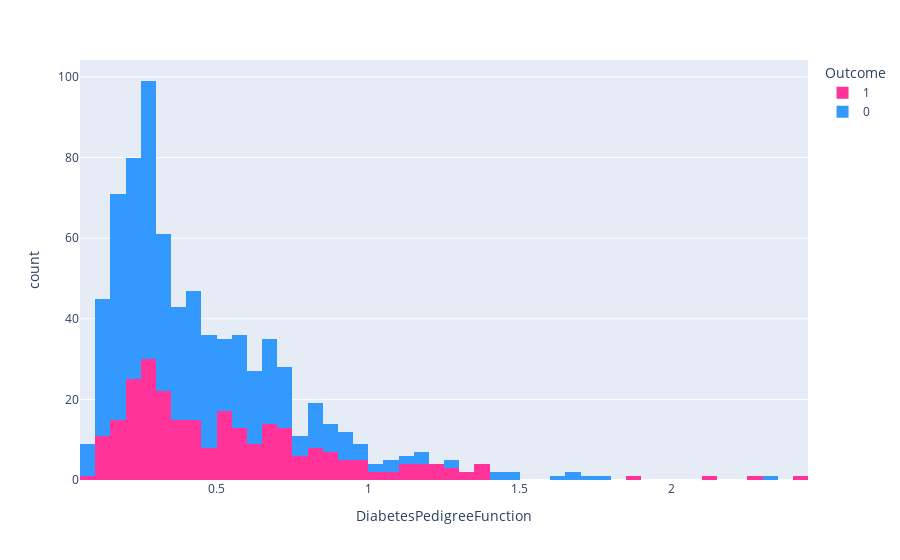

Here is the notebook cell this chart was saved with:
### Code cell
px.histogram(data_frame=df,x=df.DiabetesPedigreeFunction,color='Outcome',color_discrete_sequence=['#ff3399','#3399ff'])

### Figure 1 — Plotly figure (JSON) as saved in the notebook; plotly's stock layout.template omitted (floating-point values rounded to 4 significant figures; data arrays with more than 128 entries replaced by an {"elided": "..."} marker saying what was removed)
{"data": [{"alignmentgroup": "True", "bingroup": "x", "hovertemplate": "Outcome=1<br>DiabetesPedigreeFunction=%{x}<br>count=%{y}<extra></extra>", "legendgroup": "1", "marker": {"color": "#ff3399", "pattern": {"shape": ""}}, "name": "1", "offsetgroup": "1", "orientation": "v", "showlegend": true, "type": "histogram", "x": {"elided": "268 float values"}, "xaxis": "x", "yaxis": "y"}, {"alignmentgroup": "True", "bingroup": "x", "hovertemplate": "Outcome=0<br>DiabetesPedigreeFunction=%{x}<br>count=%{y}<extra></extra>", "legendgroup": "0", "marker": {"color": "#3399ff", "pattern": {"shape": ""}}, "name": "0", "offsetgroup": "0", "orientation": "v", "showlegend": true, "type": "histogram", "x": {"elided": "500 float values"}, "xaxis": "x", "yaxis": "y"}], "layout": {"barmode": "relative", "legend": {"title": {"text": "Outcome"}, "tracegroupgap": 0}, "margin": {"t": 60}, "xaxis": {"anchor": "y", "domain": [0, 1], "title": {"text": "DiabetesPedigreeFunction"}}, "yaxis": {"anchor": "x", "domain": [0, 1], "title": {"text": "count"}}}}
